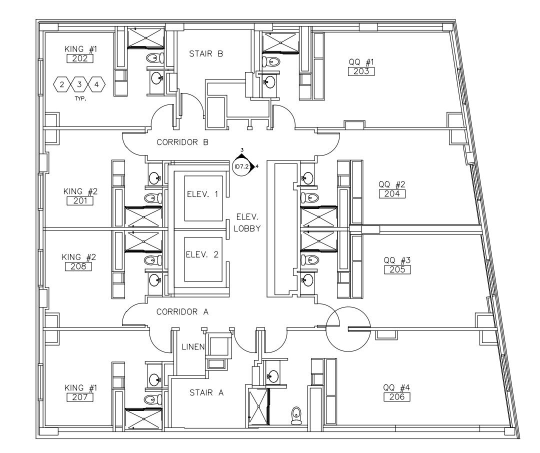
#> input picture samples/hotel_floor.png, 1080 x 905 px (shown at 1/2 size)
$ python -i pipeline.py   (imports and definitions only)
#> lines starting #> are read from the running program, lines starting #| are printed output that depends on the picture; after the words box and inside, x2 and y2 are one past the last pixel; in counts of white or black regions, pixels touching at a corner belong together
#> further down, picture is the input picture: shape (905, 1080, 3); min 0, max 255, mean 238.7
import cv2
import numpy as np


COLORS = [
    (230, 25, 75), (60, 180, 75), (255, 225, 25), (0, 130, 200),
    (245, 130, 48), (145, 30, 180), (70, 240, 240), (240, 50, 230),
    (210, 245, 60), (250, 190, 212), (0, 128, 128), (220, 190, 255),
    (170, 110, 40), (255, 250, 200), (128, 0, 0), (170, 255, 195),
    (128, 128, 0), (255, 215, 180), (0, 0, 128), (128, 128, 128),
]


def extract_rooms(
    img: np.ndarray,
    close_kernel_size: int = 15,
    min_room_area: int = 3000,
    wall_include: int = 15,
    run_ocr: bool = True,
) -> tuple[np.ndarray, list[dict]]:
#> called with close_kernel_size = 15, min_room_area = 3000, wall_include = 15, run_ocr = True
    gray = cv2.cvtColor(img, cv2.COLOR_BGR2GRAY)
    blurred = cv2.GaussianBlur(gray, (3, 3), 0)
    _, binary = cv2.threshold(blurred, 0, 255, cv2.THRESH_BINARY_INV + cv2.THRESH_OTSU)
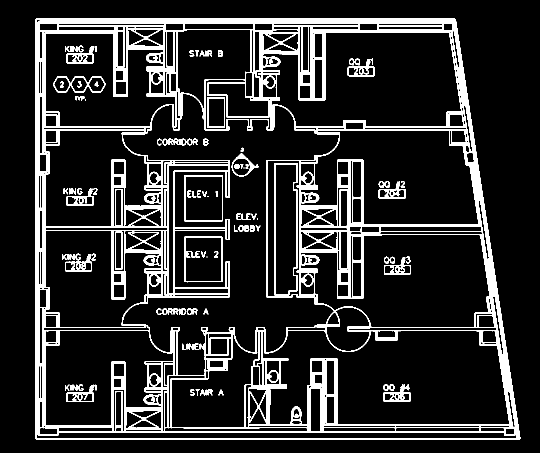
#> binary: shape (905, 1080) (shown at 1/2 size); 14% white; 106 white regions (5 under 20 px), largest, box (x1, y1, x2, y2) and area: (71, 37, 1041, 879) 120045, (548, 326, 596, 591) 1854, (368, 473, 445, 565) 813

    kernel_small = cv2.getStructuringElement(cv2.MORPH_RECT, (3, 3))
    walls = cv2.morphologyEx(binary, cv2.MORPH_CLOSE, kernel_small, iterations=2)
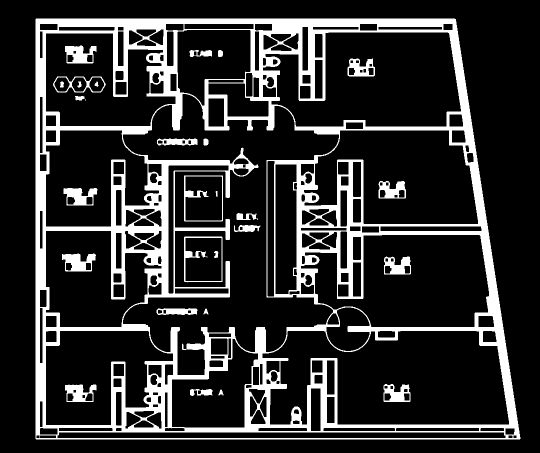
#> walls: shape (905, 1080) (shown at 1/2 size); 18.4% white; 29 white regions (1 under 20 px), largest, box (x1, y1, x2, y2) and area: (71, 37, 1041, 879) 162094, (124, 507, 192, 543) 1544, (130, 91, 193, 127) 1453

    kernel_door = cv2.getStructuringElement(
        cv2.MORPH_ELLIPSE, (close_kernel_size, close_kernel_size)
    )
    walls_closed = cv2.morphologyEx(walls, cv2.MORPH_CLOSE, kernel_door, iterations=1)
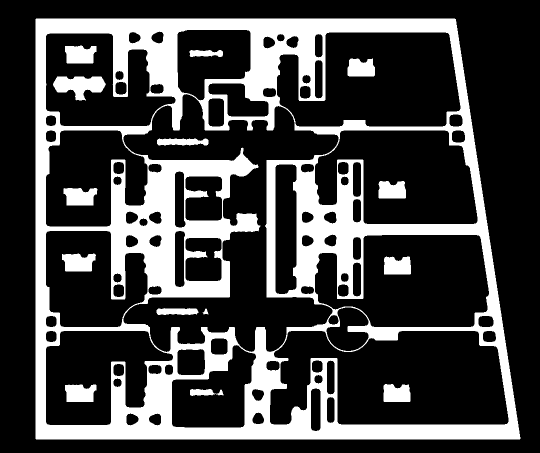
#> walls_closed: shape (905, 1080) (shown at 1/2 size); 26.5% white; 15 white regions, largest, box (x1, y1, x2, y2) and area: (71, 37, 1041, 879) 237970, (106, 153, 212, 201) 3145, (124, 507, 192, 543) 1969
    room_mask = cv2.bitwise_not(walls_closed)

    num_labels, labels, stats, centroids = cv2.connectedComponentsWithStats(
        room_mask, connectivity=4
    )
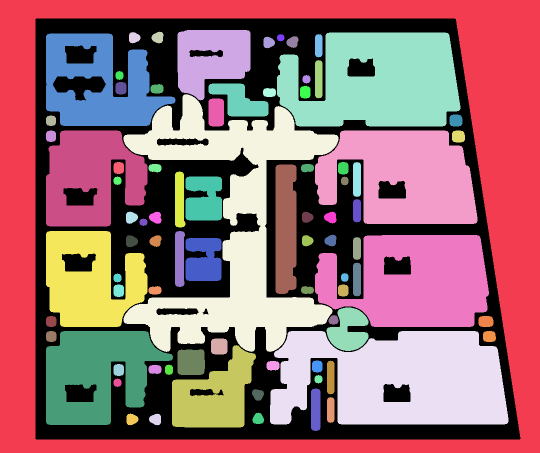
#> labels: shape (905, 1080) int32 (shown at 1/2 size); 84 distinct labels, from 0 to 83; one colour per label, 0 black
#> num_labels = 84; stats = 84 rows, first 6: [71, 37, 970, 842, 259401], [0, 0, 1080, 905, 215072], [355, 60, 146, 141, 15004], [303, 63, 24, 24, 422], [258, 64, 23, 23, 396], [554, 65, 367, 188, 53150]; centroids = 84 pairs, first value 101.5 to 978.3, second value 74.6 to 838.4

    img_h, img_w = room_mask.shape
#> img_h = 905; img_w = 1080
    areas = stats[:, cv2.CC_STAT_AREA]
#> areas = 84 values, max 259401 at index 0, min 169 at index 7, mean 11635.7

    valid = []
    for i in range(1, num_labels):
        if areas[i] < min_room_area:
            continue
        if _touches_border(stats[i], img_w, img_h):
            continue
        valid.append(i)
#> this loop made 83 passes
#> after the loop, valid = [2, 5, 6, 15, 19, 24, 25, 32, 35, 43, 49, 51, 59, 64, 65, 68]

    text_map = {}
    if run_ocr and valid:
        text_map = _run_ocr(img, labels, valid)

    adj_kernel = cv2.getStructuringElement(cv2.MORPH_ELLIPSE, (21, 21))
    kernel_wall = cv2.getStructuringElement(
        cv2.MORPH_ELLIPSE, (wall_include * 2 + 1, wall_include * 2 + 1)
    )

    annotated = img.copy()
    overlay = img.copy()
    rooms = []

    for idx, label_id in enumerate(valid):
        color = COLORS[idx % len(COLORS)]
        mask = (labels == label_id).astype(np.uint8) * 255

        overlay[mask == 255] = color

        contours, _ = cv2.findContours(mask, cv2.RETR_EXTERNAL, cv2.CHAIN_APPROX_SIMPLE)
        if contours:
            cnt = max(contours, key=cv2.contourArea)
            epsilon = 0.002 * cv2.arcLength(cnt, True)
            approx = cv2.approxPolyDP(cnt, epsilon, True)
            cv2.drawContours(annotated, [approx], -1, color, 2)

        full_mask = _merge_adjacent(
            mask, labels, num_labels, areas, areas[label_id], adj_kernel,
            min_room_area, valid_labels=valid, current_label=label_id,
        )

        crop_rgba = _crop_room_to_walls(
            img, full_mask, binary, kernel_wall, img_w, img_h
        )

        name = text_map.get(label_id, f"Room {idx + 1}")
        cx, cy_ = int(centroids[label_id][0]), int(centroids[label_id][1])

        rooms.append({
            "name": name,
            "area_px": int(areas[label_id]),
            "centroid": (cx, cy_),
            "color": color,
            "crop": crop_rgba,
        })

    alpha = 0.35
    annotated = cv2.addWeighted(overlay, alpha, annotated, 1 - alpha, 0)

    for room in rooms:
        cx, cy_ = room["centroid"]
        cv2.putText(
            annotated, room["name"], (cx - 30, cy_),
            cv2.FONT_HERSHEY_SIMPLEX, 0.4, (0, 0, 0), 2, cv2.LINE_AA,
        )
        cv2.putText(
            annotated, room["name"], (cx - 30, cy_),
            cv2.FONT_HERSHEY_SIMPLEX, 0.4, (255, 255, 255), 1, cv2.LINE_AA,
        )

    return annotated, rooms


# [128 lines left out: functions _merge_adjacent, _crop_room_to_walls, not called in this run]


def _run_ocr(
    img: np.ndarray, labels: np.ndarray, valid_labels: list[int]
) -> dict[int, str]:
    import easyocr

#> (the run stopped early here; a loop or call above may not have finished)
